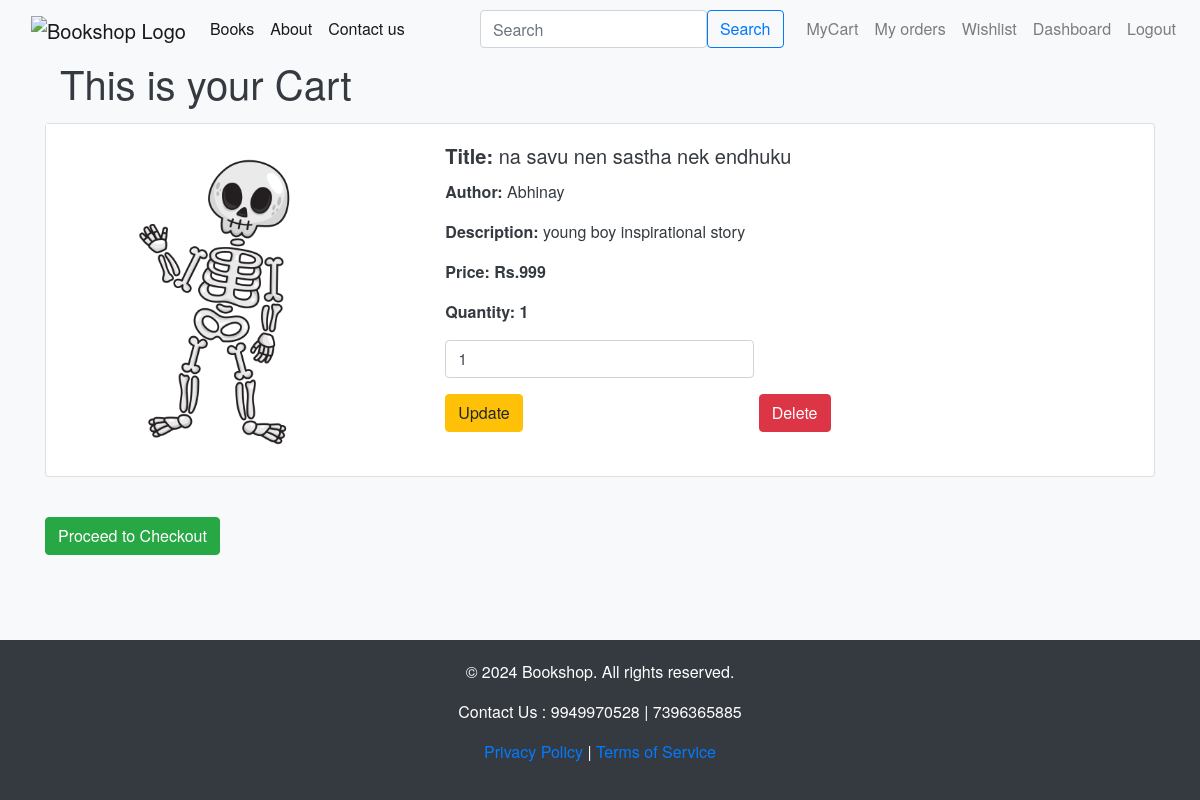
/mycart (signed in), run on an earlier commit of the app's database.
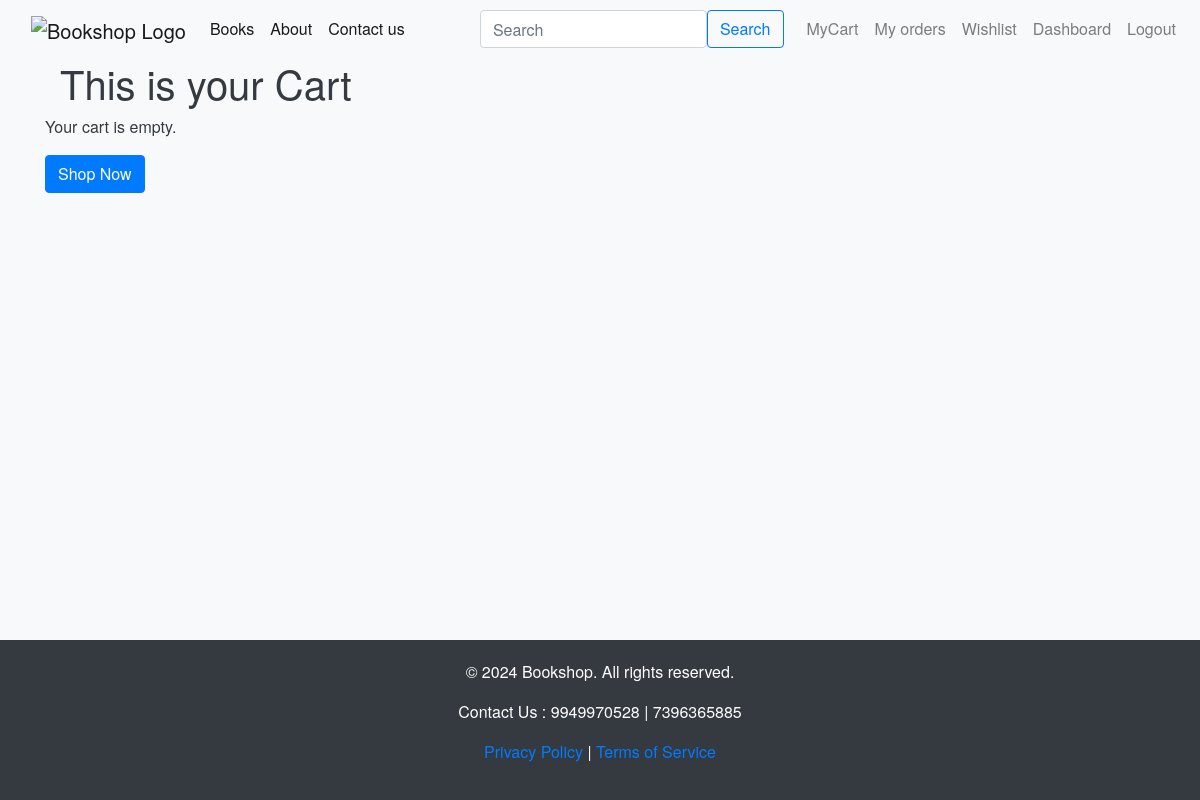
And on a later commit of the database.
### app.py (models this page shows)
class CartItems(db.Model):
    __tablename__='cartitems'
    CartItemID= db.Column(db.Integer, primary_key=True)
    CartID= db.Column(db.Integer,db.ForeignKey('carts.CartID'), nullable=False)
    ProductID= db.Column(db.Integer,db.ForeignKey('products.ProductID'), nullable=False)
    Quantity= db.Column(db.Integer, nullable=False)
    product = db.relationship('Products', backref=db.backref('cart_items', lazy=True))

class Products(db.Model):
    __tablename__ = 'products'
    ProductID = db.Column(db.Integer, primary_key=True)
    ProductName= db.Column(db.String(50), nullable=False)
    Author= db.Column(db.String(30), nullable=False)
    Description= db.Column(db.String(100), nullable=False)
    Price= db.Column(db.Integer, nullable=False)
    StockQuantity= db.Column(db.Integer,nullable=False)
    CategoryID= db.Column(db.Integer,db.ForeignKey('categories.CategoryID'), nullable=False )
    MerchantID = db.Column(db.Integer, db.ForeignKey('users.UserID'), nullable=False)
    ProductImage = db.Column(db.String(100), nullable=False)

### app.py (the view)
@app.route('/mycart')
def mycart():
    if 'user_id' not in session:
        flash('Please log in first!', 'danger')
        return redirect(url_for('login'))
    user_id = session['user_id']
    cart = Carts.query.filter_by(UserID=user_id).first()
    if not cart:
        flash('Your cart is empty!', 'info')
        return render_template('cart.html', cart_items=[])
    cart_items = CartItems.query.filter_by(CartID=cart.CartID).all()
    return render_template('cart.html', cart_items=cart_items)

### templates/cart.html
{% extends 'base.html' %}
{% block body %}
<div class="container">
    <h1>This is your Cart</h1>
</div>
{% if cart_items %}
{% for item in cart_items %}
<div class="card mb-4 my-3 rounded">
    <div class="row g-0">
        <div class="col-md-4">
            <img src="{{ url_for('static', filename='uploads/' ~ item.product.ProductImage) }}"
                class="img-fluid rounded-start" alt="{{ item.product.ProductName }}">
        </div>
        <div class="col-md-8">
            <div class="card-body">
                <h5 class="card-title"><strong>Title: </strong>{{ item.product.ProductName }}</h5>
                <p class="card-text"><strong>Author: </strong>{{ item.product.Author }}</p>
                <p class="card-text"><strong>Description: </strong>{{ item.product.Description }}</p>
                <p class="card-text"><strong>Price: Rs.{{ item.product.Price }}</strong></p>
                <p class="card-text"><strong>Quantity: {{ item.Quantity }}</strong></p>
                <form action="{{ url_for('update_cart_item', item_id=item.CartItemID) }}" method="post"
                    class="d-inline">
                    <label for="quantity">
                        <input type="number" name="quantity" value="{{ item.Quantity }}" min="1"
                            class="form-control d-inline-block">
                        <button type="submit" class="btn btn-warning my-3">Update</button></label>
                </form>
                <form action="{{ url_for('delete_cart_item', item_id=item.CartItemID) }}" method="post"
                    class="d-inline">
                    <button type="submit" class="btn btn-danger">Delete</button>
                </form>
            </div>
        </div>
    </div>
</div>
{% endfor %}
<form action="{{ url_for('checkout') }}" method="get">
    <button type="submit" class="btn btn-success my-3">Proceed to Checkout</button>
</form>
{% else %}
<p>Your cart is empty.</p>
<a href="{{ url_for('books') }}" class="btn btn-primary">Shop Now</a>
{% endif %}
{% endblock body %}

What changed in the data, as far as the page shows it:
removed CartItems: ProductImage (picture), product.ProductName "na savu nen sastha nek endhuku", product.Author "Abhinay", product.Description "young boy inspirational story", product.Price "999", Quantity "1", quantity "1"
Also different on the page:
text no longer shown: "Proceed to Checkout"
text now shown: "Your cart is empty. Shop Now"
